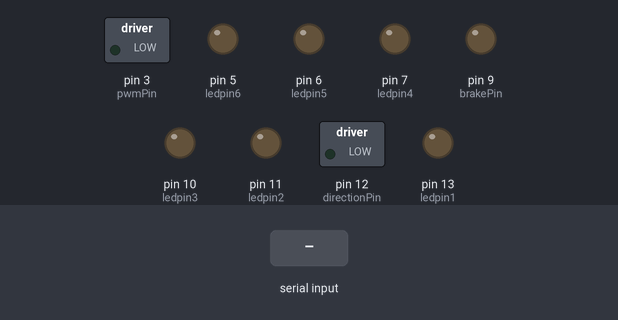
The sketch below on a simulated Arduino Uno, built with avr-gcc and run on an emulated ATmega328P. Shown: switched loads named in the sketch (green lamp = pin HIGH), output pins drawn as LEDs (lit = HIGH). The inputs (shaded band) are chosen by the test bench.

Above: at 1.2 s.
1.3 s: "01\n" received over Serial
At 2.2 s:
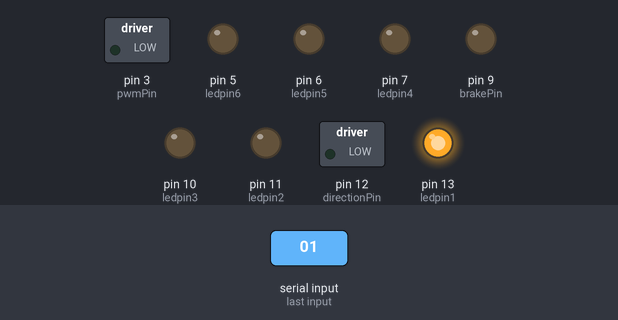
2.8 s: "11\n" received over Serial
At 3.3 s:
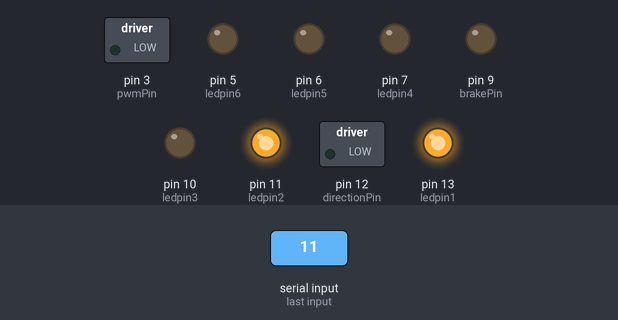
4.3 s: "00\n" received over Serial
At 5.5 s:
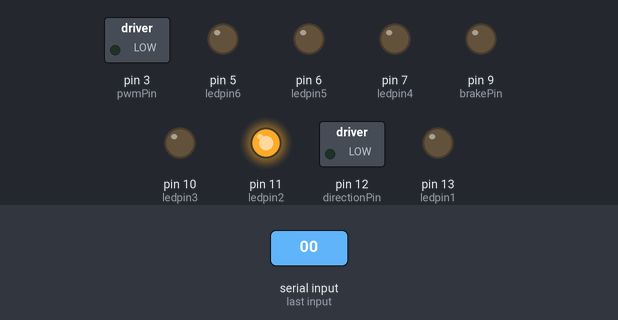
5.8 s: "21\n" received over Serial
At 6.8 s:
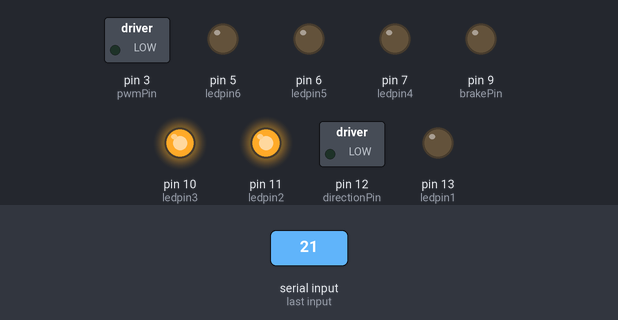
7.3 s: "10\n" received over Serial
At 7.9 s:
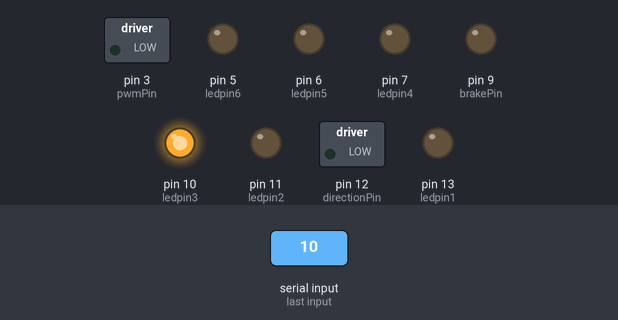
8.8 s: "31\n" received over Serial
At 9.1 s:
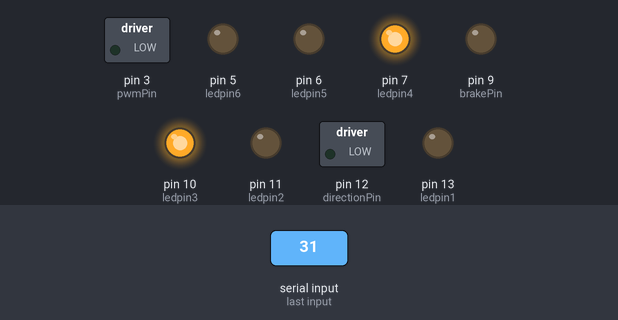
Timing chart, 0 to 11.3 s (numbered marks = the images above; inputs shaded):
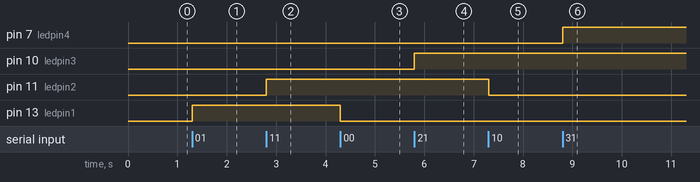

The sketch:

T-maze_system.ino
```cpp
/*
Interface wtih Python through COM port communication
Read input
*/

String userCommand = "";
int ledpin1 = 13;
int ledpin2 = 11;
int ledpin3 = 10;
int ledpin4 = 7;
int ledpin5 = 6;
int ledpin6 = 5;

// negative to pin2
// positive to pin 3
int directionPin = 12;//Motor forward or backward
int pwmPin = 3; //Motor speed
int brakePin = 9;//Motor brake

bool motionState; //Switch on or off state

// the setup function runs once when you press reset or power the board
void setup() {
  Serial.begin(19200);
  // initialize digital pin 9 as an output.
  pinMode(ledpin1, OUTPUT);
  pinMode(ledpin2, OUTPUT);
  pinMode(ledpin3, OUTPUT);
  pinMode(ledpin4, OUTPUT);
  pinMode(ledpin5, OUTPUT);
  pinMode(ledpin6, OUTPUT);
  // initial state
//  analogWrite (ledpin,0);
  digitalWrite(ledpin1,LOW);
  digitalWrite(ledpin2,LOW);
  digitalWrite(ledpin3,LOW);
  digitalWrite(ledpin4,LOW);
  digitalWrite(ledpin5,LOW);
  digitalWrite(ledpin6,LOW);

// for default LED connection test
  pinMode(LED_BUILTIN, OUTPUT);
  digitalWrite(LED_BUILTIN, LOW);

// Motors
  //Setup Channel A
  pinMode(directionPin, OUTPUT); //Initiates Motor Channel A pin
  pinMode(brakePin, OUTPUT); //Initiates Brake Channel A pin
  pinMode(pwmPin, OUTPUT);
  motionState == false;
}

// the loop function runs over and over again forever
void loop() {
  while (Serial.available())
  {
////////////////////////////////////////
    userCommand = Serial.readStringUntil('\n');
    if (userCommand == "01"){
      digitalWrite(LED_BUILTIN, HIGH);
      digitalWrite(ledpin1,HIGH);
    }
    if (userCommand == "00"){
      digitalWrite(LED_BUILTIN, LOW);
      digitalWrite(ledpin1,LOW);
    }
    if (userCommand == "11"){
      digitalWrite(ledpin2,HIGH);
    }
    if (userCommand == "10"){
      digitalWrite(ledpin2,LOW);
    }
    if (userCommand == "21"){
       digitalWrite(ledpin3,HIGH);
    }
    if (userCommand == "20"){
      digitalWrite(ledpin3,LOW);
    }
    if (userCommand == "31"){
      digitalWrite(ledpin4,HIGH);
    }
    if (userCommand == "30"){
      digitalWrite(ledpin4,LOW);
    }
    if (userCommand == "41"){
       digitalWrite(ledpin5,HIGH);
    }
    if (userCommand == "40"){
      digitalWrite(ledpin5,LOW);
    }
    if (userCommand == "51"){
       digitalWrite(ledpin6,HIGH);
    }
    if (userCommand == "50"){
      digitalWrite(ledpin6,LOW);
    }
    if (userCommand == "61"){

       if(motionState == false){
              digitalWrite(directionPin, HIGH); //High goes forward
                //release breaks
              digitalWrite(brakePin, LOW);

              //set work duty for the motor
              analogWrite(pwmPin, 100);

              //Make sure motor complete action
              delay(1500);

              //activate breaks
              digitalWrite(brakePin, HIGH);
              // and set work duty for the motor to 0 (off)
              analogWrite(pwmPin, 0);

              delay(1000);
              motionState = true;
            }
          else{
              //
              //  delay(2000);
          }
    }

    if (userCommand == "60"){

       if(motionState == true){
          digitalWrite(directionPin, LOW); //LOW goes backward
            //release breaks
          digitalWrite(brakePin, LOW);

          //set work duty for the motor
          analogWrite(pwmPin, 100);

          //Make sure motor complete action
          delay(1500);

          //activate breaks
          digitalWrite(brakePin, HIGH);
          // and set work duty for the motor to 0 (off)
          analogWrite(pwmPin, 0);

          delay(1000);
          motionState = false;
        }

        else{
            //
            //  delay(2000);
        }
    }
  }
}
```

Measured:
- after the input at 1.3 s, pin 13 (ledpin1): LOW → HIGH at once
- after the input at 2.8 s, pin 11 (ledpin2): LOW → HIGH at once
- after the input at 4.3 s, pin 13 (ledpin1): HIGH → LOW at once
- after the input at 5.8 s, pin 10 (ledpin3): LOW → HIGH at once
- after the input at 7.3 s, pin 11 (ledpin2): HIGH → LOW at once
- after the input at 8.8 s, pin 7 (ledpin4): LOW → HIGH at once
